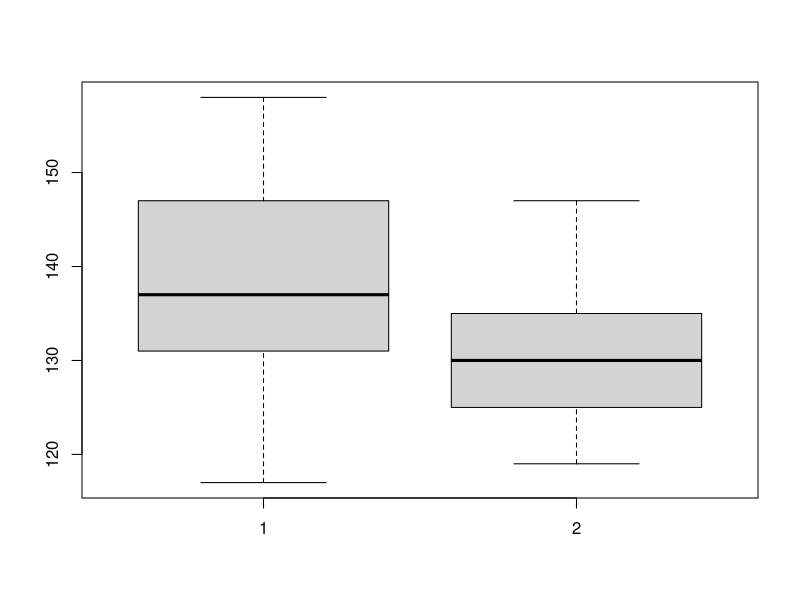

Source code (R):
## ---- chunk 1
  library(readr)
  BP <- read_csv("BloodPressure.csv")
  attach(BP)
## ---- chunk 2
boxplot(Before, After)
## ---- chunk 3
summary(BP)
## ---- chunk 4
wilcox.test(Before, After, mu = 0, alt = "two.sided", paired = T, conf.int = T, conf.level = 0.99, exact = F)
